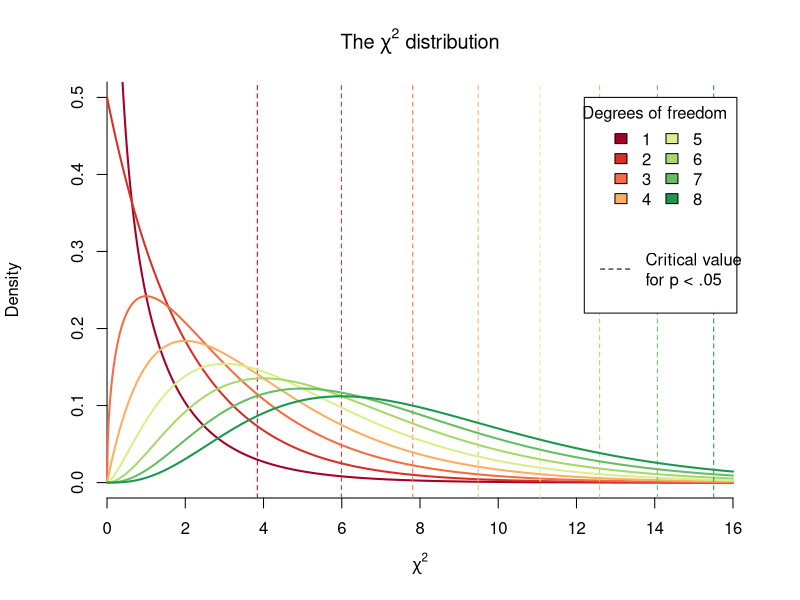

R code for this plot:
windows(8.5,5)
plot(5,5,type="n",xlim=c(0,16),ylim=c(0,0.5), xlab = expression(chi^2),
     ylab = "Density", bty="l", axes = F,
     main = expression(paste("The ", chi^2, " distribution")))
axis(1, at = seq(0,16, by = 2), pos = -0.02)
axis(2, at = seq(0:0.5, by = 0.1), pos = 0)
line_x <- seq(0.000001,16, length=1000)
colour <- c("#A50026", "#D73027", "#F46D43", "#FDAE61",
            "#D9EF8B", "#A6D96A", "#66BD63", "#1A9850")
for (i in 1:8) {
  line_y <- dchisq(line_x, i)
  lines(line_x, line_y, lw = 2, col = colour[i])
  abline(v = qchisq(.95, i),  lty = 2, lw = 1, col = colour[i])
}
rect(12.2,.22,16.1,.5, col="white")
legend(x="topright", inset=.04, legend = c(1:8), fill = colour,
       title = "Degrees of freedom", ncol=2, bty="n")
legend(x=12.5, y = .32, legend = "Critical value\nfor p < .05", pch = -1, lty = 2,
       lw = 1, bty="n")
rm(colour, i, line_x, line_y)